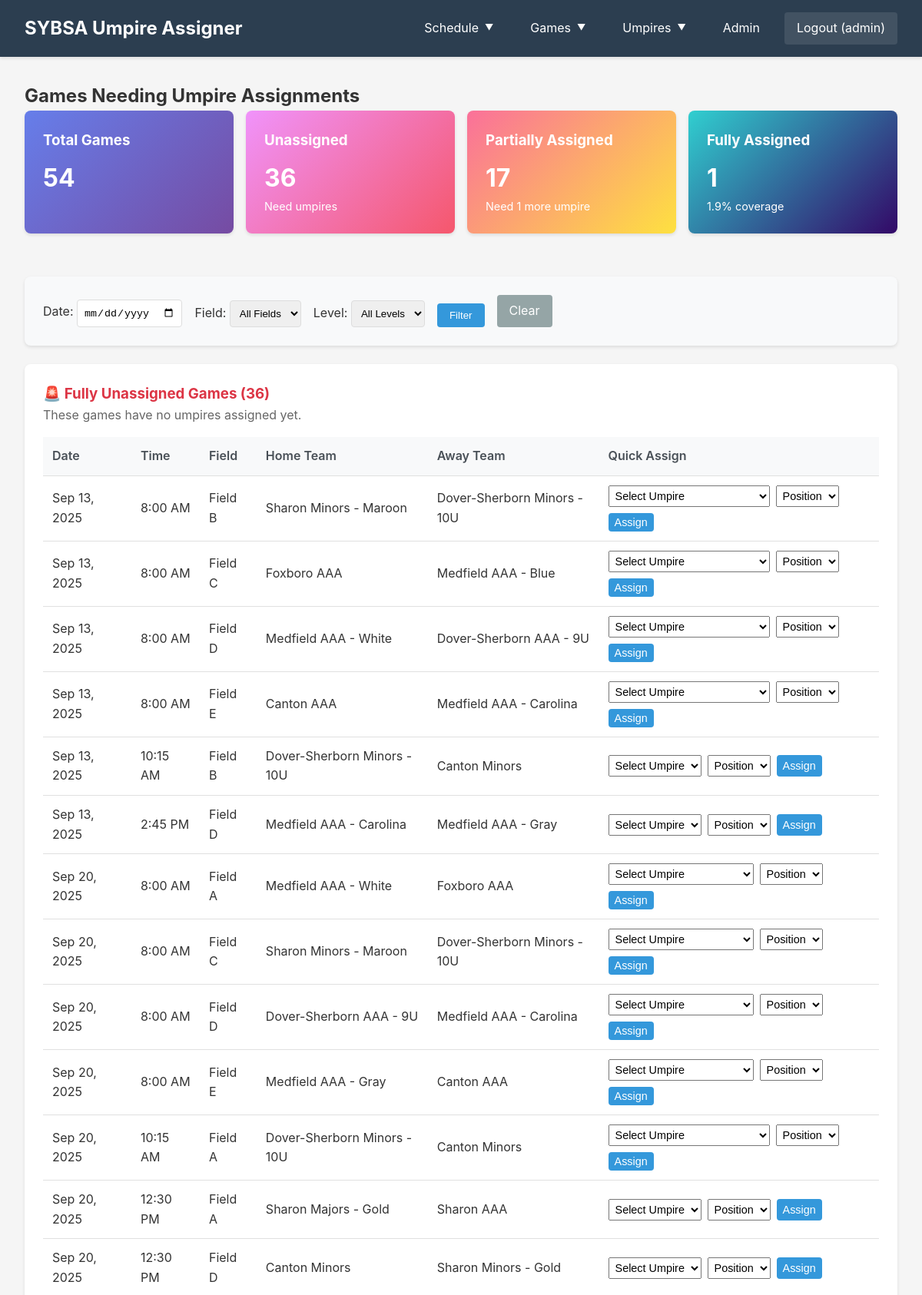
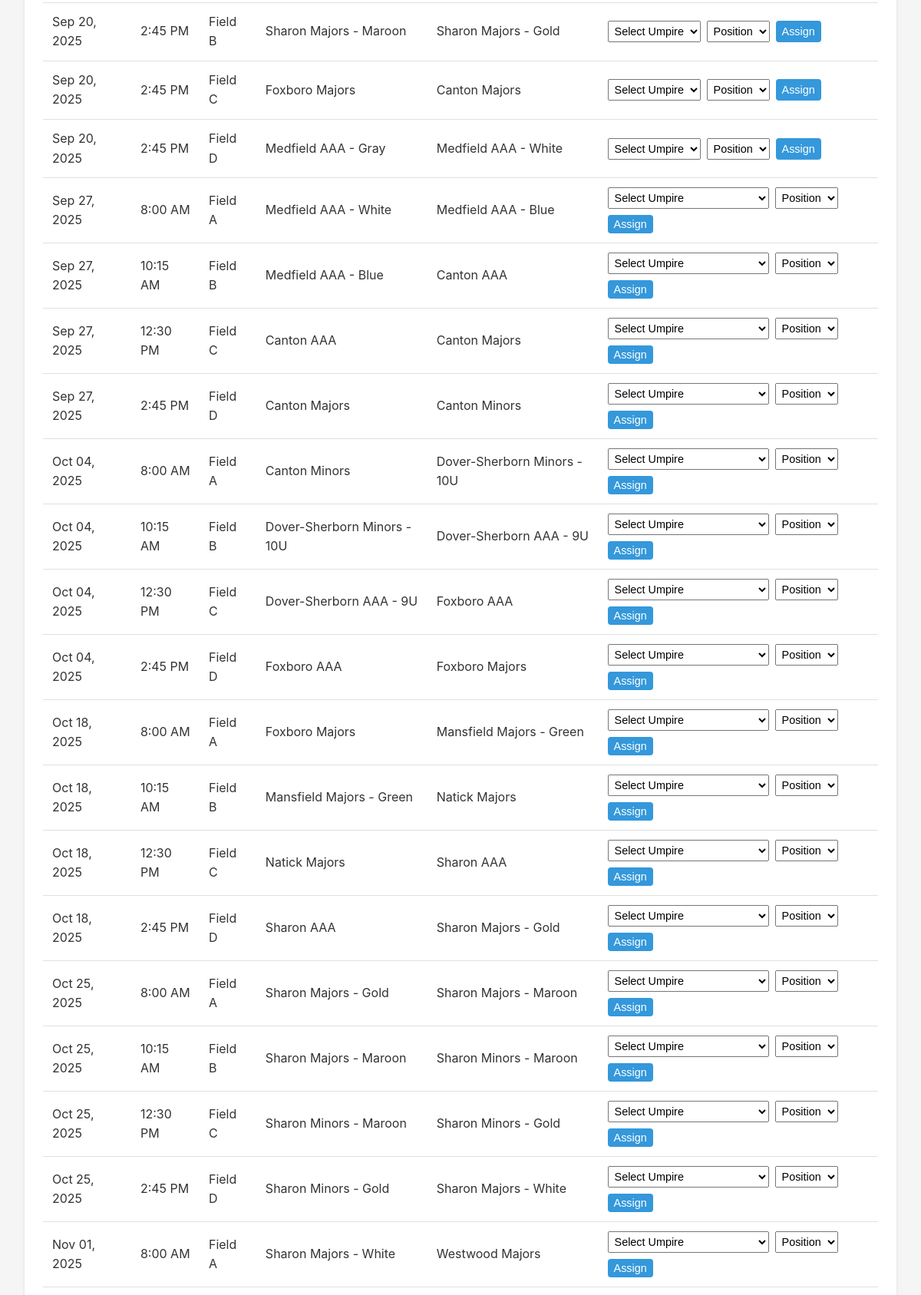
/unassigned/ (signed in, upper part), run on the app's committed database (2 pictures, top to bottom).
### assignments/models.py (models this page shows, shortened)
class Game(models.Model):
    TIME_CHOICES = [
        ('8:00', '8:00 AM'),
        ('10:15', '10:15 AM'),
        ('12:30', '12:30 PM'),
        ('2:45', '2:45 PM'),
        ('4:00', '4:00 PM'),
        ('5:30', '5:30 PM'),
        ('6:00', '6:00 PM'),
    ]
    FIELD_CHOICES = [
        ('A', 'Field A'),
        ('B', 'Field B'),
        ('C', 'Field C'),
        ('D', 'Field D'),
        ('E', 'Field E'),
        ('Ames', 'Ames St.'),
    ]
    STATUS_CHOICES = [
        ('scheduled', 'Scheduled'),
        ('completed', 'Completed'),
        ('postponed', 'Postponed'),
        ('cancelled', 'Cancelled'),
    ]
    home_team = models.ForeignKey(Team, on_delete=models.CASCADE, related_name='home_games')
    away_team = models.ForeignKey(Team, on_delete=models.CASCADE, related_name='away_games')
    date = models.DateField()
    time = models.CharField(max_length=10, choices=TIME_CHOICES)
    field = models.CharField(max_length=1, choices=FIELD_CHOICES)
    status = models.CharField(max_length=20, choices=STATUS_CHOICES, default='scheduled')
    archived = models.BooleanField(default=False)
    class Meta:
        verbose_name = "Game"
        verbose_name_plural = "Games"
        unique_together = ['date', 'time', 'field']
        ordering = ['date', 'time', 'field']

class Team(models.Model):
    LEVEL_CHOICES = [
        ('AAA', 'AAA'),
        ('Minors', 'Minors'),
        ('Majors', 'Majors'),
        ('Softball', 'Softball'),
    ]
    town = models.ForeignKey(Town, on_delete=models.CASCADE)
    level = models.CharField(max_length=10, choices=LEVEL_CHOICES)
    coach = models.ForeignKey(Coach, on_delete=models.SET_NULL, null=True, blank=True)
    name = models.CharField(max_length=100, blank=True)
    class Meta:
        verbose_name = "Team"
        verbose_name_plural = "Teams"
        unique_together = ['town', 'level', 'name']
    def __str__(self):
        if self.name:
            return f"{self.town} {self.level} - {self.name}"
        return f"{self.town} {self.level}"

class Town(models.Model):
    name = models.CharField(max_length=100, unique=True)
    league_admin = models.ForeignKey(LeagueAdmin, on_delete=models.SET_NULL, null=True, blank=True)
    class Meta:
        verbose_name = "Town"
        verbose_name_plural = "Towns"
    def __str__(self):
        return self.name

### assignments/views.py (the view)
# urls.py: path('unassigned/', views.unassigned_games, name='unassigned_games'),
@admin_required
def unassigned_games(request):
    filter_date = request.GET.get('date')
    filter_field = request.GET.get('field')
    filter_level = request.GET.get('level')
    sort_by = request.GET.get('sort', 'datetime')
    sort_order = request.GET.get('order', 'asc')
    games = Game.objects.filter(archived=False).annotate(
        umpire_count=Count('assignments'),
        time_order=Case(
            When(time='8:00', then=1),
            When(time='10:15', then=2),
            When(time='12:30', then=3),
            When(time='2:45', then=4),
            When(time='5:30', then=5),
            When(time='6:00', then=6),
            default=99,
            output_field=IntegerField()
        )
    ).filter(
        Q(umpire_count=0) | Q(umpire_count=1)
    ).select_related(
        'home_team', 'away_team', 'home_team__town', 'away_team__town',
        'home_team__coach', 'away_team__coach'
    ).prefetch_related(
        'assignments', 'assignments__umpire'
    )
    if filter_date:
        games = games.filter(date=filter_date)
    if filter_field:
        games = games.filter(field=filter_field)
    if filter_level:
        games = games.filter(
            Q(home_team__level=filter_level) | Q(away_team__level=filter_level)
        )
    if sort_by == 'time':
        order_field = 'time_order'  # Use chronological time ordering
    elif sort_by == 'field':
        order_field = 'field'
    elif sort_by == 'home':
        order_field = 'home_team__town__name'
    elif sort_by == 'away':
        order_field = 'away_team__town__name'
    elif sort_by == 'status':
        order_field = 'umpire_count'
    else:  # datetime (default) - chronological ordering
        order_field = None
        if sort_order == 'desc':
            games = games.order_by('-date', '-time_order', '-field')
        else:
            games = games.order_by('date', 'time_order', 'field')
    if order_field:
        if sort_order == 'desc':
            games = games.order_by(f'-{order_field}', 'date', 'time_order')
        else:
            games = games.order_by(order_field, 'date', 'time_order')
    fully_unassigned = []
    partially_assigned = []
    for game in games:
        assignment_count = game.assignments.count()
        all_umpires = Umpire.objects.all().order_by('last_name', 'first_name')
        available_umpires = []
        for umpire in all_umpires:
            availability = UmpireAvailability.objects.filter(
                umpire=umpire,
                date=game.date,
                time_slot__in=[game.time, 'all']
            ).first()
            if availability and availability.status in ['available', 'preferred']:
                if not umpire.is_assigner:
                    conflicting_assignment = UmpireAssignment.objects.filter(
                        umpire=umpire,
                        game__date=game.date,
                        game__time=game.time
                    ).exclude(game=game).exists()
                    if conflicting_assignment:
                        continue
                available_umpires.append(umpire)
        game_data = {
            'game': game,
            'assignments': game.assignments.all(),
            'needed': 2 - assignment_count,
            'assignment_count': assignment_count,
            'available_umpires': available_umpires  # Game-specific available umpires
        }
        if assignment_count == 0:
            fully_unassigned.append(game_data)
        else:
            partially_assigned.append(game_data)
    total_games = Game.objects.filter(archived=False).count()
    total_unassigned = len(fully_unassigned)
    total_partially = len(partially_assigned)
    total_fully_assigned = total_games - total_unassigned - total_partially
    context = {
        'fully_unassigned': fully_unassigned,
        'partially_assigned': partially_assigned,
        'filter_date': filter_date,
        'filter_field': filter_field,
        'filter_level': filter_level,
        'sort_by': sort_by,
        'sort_order': sort_order,
        'next_order': 'desc' if sort_order == 'asc' else 'asc',
        'stats': {
            'total_games': total_games,
            'fully_assigned': total_fully_assigned,
            'partially_assigned': total_partially,
            'unassigned': total_unassigned,
            'coverage_percent': round((total_fully_assigned / total_games * 100) if total_games > 0 else 0, 1)
        }
    }
    return render(request, 'assignments/unassigned_games.html', context)

### assignments/models.py (called while the page is built)
    def __str__(self):
        if self.is_assigner:
            return f"{self.first_name} {self.last_name} (Assigner)"
        return f"{self.first_name} {self.last_name}"

### assignments/views.py (called while the page is built)
def admin_required(view_func):
    @wraps(view_func)
    @login_required
    def wrapped_view(request, *args, **kwargs):
        if not request.user.is_staff:
            messages.error(request, 'You must be an administrator to access this page.')
            return redirect('weekly_schedule')
        return view_func(request, *args, **kwargs)
    return wrapped_view

### assignments/templates/assignments/unassigned_games.html (shortened to what this page needs)
{% extends 'assignments/base.html' %}
{% block content %}
<h2>Games Needing Umpire Assignments</h2>
<div style="display: grid; grid-template-columns: repeat(auto-fit, minmax(200px, 1fr)); gap: 1rem; margin-bottom: 2rem;">
    <div class="card" style="background: linear-gradient(135deg, #667eea 0%, #764ba2 100%); color: white;">
        <h3 style="margin-bottom: 0.5rem;">Total Games</h3>
        <p style="font-size: 2rem; font-weight: bold; margin: 0;">{{ stats.total_games }}</p>
    </div>
    <div class="card" style="background: linear-gradient(135deg, #f093fb 0%, #f5576c 100%); color: white;">
        <h3 style="margin-bottom: 0.5rem;">Unassigned</h3>
        <p style="font-size: 2rem; font-weight: bold; margin: 0;">{{ stats.unassigned }}</p>
        <p style="font-size: 0.9rem; margin: 0;">Need umpires</p>
    </div>
    <div class="card" style="background: linear-gradient(135deg, #fa709a 0%, #fee140 100%); color: white;">
        <h3 style="margin-bottom: 0.5rem;">Partially Assigned</h3>
        <p style="font-size: 2rem; font-weight: bold; margin: 0;">{{ stats.partially_assigned }}</p>
        <p style="font-size: 0.9rem; margin: 0;">Need 1 more umpire</p>
    </div>
    <div class="card" style="background: linear-gradient(135deg, #30cfd0 0%, #330867 100%); color: white;">
        <h3 style="margin-bottom: 0.5rem;">Fully Assigned</h3>
        <p style="font-size: 2rem; font-weight: bold; margin: 0;">{{ stats.fully_assigned }}</p>
        <p style="font-size: 0.9rem; margin: 0;">{{ stats.coverage_percent }}% coverage</p>
    </div>
</div>
<div class="card" style="background-color: #f8f9fa;">
    <form method="get" style="display: flex; gap: 1rem; flex-wrap: wrap; align-items: end;">
        <div>
            <label for="filter_date">Date:</label>
            <input type="date" name="date" id="filter_date" value="{{ filter_date }}"
                   style="padding: 0.5rem; border: 1px solid #ddd; border-radius: 4px;">
        </div>
        <div>
            <label for="filter_field">Field:</label>
            <select name="field" id="filter_field" style="padding: 0.5rem; border: 1px solid #ddd; border-radius: 4px;">
                <option value="">All Fields</option>
            </select>
        </div>
        <div>
            <label for="filter_level">Level:</label>
            <select name="level" id="filter_level" style="padding: 0.5rem; border: 1px solid #ddd; border-radius: 4px;">
                <option value="">All Levels</option>
            </select>
        </div>
        <button type="submit" class="btn">Filter</button>
        <a href="{% url 'unassigned_games' %}" class="btn btn-secondary">Clear</a>
    </form>
</div>
{% if fully_unassigned %}
<div class="card">
    <h3 style="color: #dc3545;">🚨 Fully Unassigned Games ({{ fully_unassigned|length }})</h3>
    <p style="color: #666;">These games have no umpires assigned yet.</p>
    <table class="table">
        <thead>
            <tr>
                <th>Date</th>
                <th>Time</th>
                <th>Field</th>
                <th>Home Team</th>
                <th>Away Team</th>
                <th>Quick Assign</th>
            </tr>
        </thead>
        <tbody>
            {% for item in fully_unassigned %}
            <tr {% if user.is_staff %}style="cursor: pointer;" onclick="if(!event.target.closest('form,select,button')) window.location.href='{% url 'edit_game' item.game.id %}'"{% endif %}>
                <td>{{ item.game.date|date:"M d, Y" }}</td>
                <td>{{ item.game.get_time_display }}</td>
                <td>{{ item.game.get_field_display }}</td>
                <td>{{ item.game.home_team }}</td>
                <td>{{ item.game.away_team }}</td>
                <td>
                    <form method="post" action="{% url 'quick_assign_umpire' item.game.id %}" style="display: flex; gap: 0.5rem; flex-wrap: wrap;">
                        <select name="umpire_id" required style="padding: 0.25rem; font-size: 0.9rem;">
                            <option value="">Select Umpire</option>
                        </select>
                        <select name="position" required style="padding: 0.25rem; font-size: 0.9rem;">
                            <option value="">Position</option>
                        </select>
                        <button type="submit" class="btn" style="padding: 0.25rem 0.5rem; font-size: 0.9rem;">Assign</button>
                    </form>
                </td>
            </tr>
            {% endfor %}
        </tbody>
    </table>
</div>
{% endif %}
{% endblock %}

### assignments/templates/assignments/base.html (shortened to what this page needs)
<!DOCTYPE html>
<html lang="en">
<head>
</head>
<body>
    <header class="header">
        <div class="header-content">
            <h1>SYBSA Umpire Assigner</h1>
            <nav class="nav" id="mobile-nav">
                {% if user.is_authenticated %}
                    {% if user.umpire_profile %}
                        <a href="{% url 'umpire_dashboard' %}">Dashboard</a>
                        <a href="{% url 'manage_availability' %}">Availability</a>
                        <a href="{% url 'weekly_schedule' %}">Schedule</a>
                    {% else %}
                        <div class="nav-dropdown">
                            <span class="nav-dropdown-toggle">Schedule</span>
                        </div>
                        <div class="nav-dropdown">
                            <span class="nav-dropdown-toggle">Games</span>
                        </div>
                        <div class="nav-dropdown">
                            <span class="nav-dropdown-toggle">Umpires</span>
                        </div>
                        {% if user.is_staff %}
                            <a href="/admin/">Admin</a>
                        {% endif %}
                    {% endif %}
                    <a href="{% url 'logout' %}" style="background-color: rgba(255, 255, 255, 0.1);">
                        Logout ({{ user.username }})
                    </a>
                {% else %}
                    <a href="{% url 'weekly_schedule' %}">Schedule</a>
                    <a href="{% url 'login' %}">Login</a>
                {% endif %}
            </nav>
        </div>
    </header>
    <main class="container">
        {% block content %}
        {% endblock %}
    </main>
</body>
</html>

### assignments/templates/assignments/base.html (style rules this page uses)
* { margin: 0; padding: 0; box-sizing: border-box; }
body { font-family: -apple-system, BlinkMacSystemFont, "Segoe UI", Roboto, "Helvetica Neue", Arial, sans-serif; line-height: 1.6; color: #333; background-color: #f5f5f5; }
.header { background-color: #2c3e50; color: white; padding: 1rem 0; box-shadow: 0 2px 4px rgba(0,0,0,0.1); }
.header-content { max-width: 1200px; margin: 0 auto; padding: 0 2rem; display: flex; justify-content: space-between; align-items: center; }
.header h1 { font-size: 1.5rem; }
.nav { display: flex; gap: 1rem; align-items: center; }
.nav a { color: white; text-decoration: none; padding: 0.5rem 1rem; border-radius: 4px; transition: background-color 0.3s; }
.nav-dropdown { position: relative; display: inline-block; }
.nav-dropdown-toggle { color: white; text-decoration: none; padding: 0.5rem 1rem; border-radius: 4px; transition: background-color 0.3s; cursor: pointer; display: inline-flex; align-items: center; gap: 0.5rem; }
.nav-dropdown-toggle::after { content: "▼"; font-size: 0.7em; transition: transform 0.3s; }
.container { max-width: 1200px; margin: 2rem auto; padding: 0 2rem; }
.card { background: white; border-radius: 8px; box-shadow: 0 2px 4px rgba(0,0,0,0.1); padding: 1.5rem; margin-bottom: 1.5rem; }
.table { width: 100%; border-collapse: collapse; margin-top: 1rem; }
.table th, .table td { padding: 0.75rem; text-align: left; border-bottom: 1px solid #e0e0e0; }
.table th { background-color: #f8f9fa; font-weight: 600; color: #495057; }
.btn { display: inline-block; padding: 0.5rem 1rem; background-color: #3498db; color: white; text-decoration: none; border-radius: 4px; border: none; cursor: pointer; transition: background-color 0.3s; }
.btn-secondary { background-color: #95a5a6; }

### data on the page
Game: game "Sep 13, 2025", game.time "8:00 AM", game.field "Field B", game.home_team "Sharon Minors - Maroon", game.away_team "Dover-Sherborn Minors - 10U"
Game: game "Sep 13, 2025", game.time "8:00 AM", game.field "Field C", game.home_team "Foxboro AAA", game.away_team "Medfield AAA - Blue"
Game: game "Sep 13, 2025", game.time "8:00 AM", game.field "Field D", game.home_team "Medfield AAA - White", game.away_team "Dover-Sherborn AAA - 9U"
Game: game "Sep 13, 2025", game.time "8:00 AM", game.field "Field E", game.home_team "Canton AAA", game.away_team "Medfield AAA - Carolina"
Game: game "Sep 13, 2025", game.time "10:15 AM", game.field "Field B", game.home_team "Dover-Sherborn Minors - 10U", game.away_team "Canton Minors"
Game: game "Sep 13, 2025", game.time "2:45 PM", game.field "Field D", game.home_team "Medfield AAA - Carolina", game.away_team "Medfield AAA - Gray"
Game: game "Sep 20, 2025", game.time "8:00 AM", game.field "Field A", game.home_team "Medfield AAA - White", game.away_team "Foxboro AAA"
Game: game "Sep 20, 2025", game.time "8:00 AM", game.field "Field C", game.home_team "Sharon Minors - Maroon", game.away_team "Dover-Sherborn Minors - 10U"
Game: game "Sep 20, 2025", game.time "8:00 AM", game.field "Field D", game.home_team "Dover-Sherborn AAA - 9U", game.away_team "Medfield AAA - Carolina"
Game: game "Sep 20, 2025", game.time "8:00 AM", game.field "Field E", game.home_team "Medfield AAA - Gray", game.away_team "Canton AAA"
Game: game "Sep 20, 2025", game.time "10:15 AM", game.field "Field A", game.home_team "Dover-Sherborn Minors - 10U", game.away_team "Canton Minors"
Game: game "Sep 20, 2025", game.time "12:30 PM", game.field "Field A", game.home_team "Sharon Majors - Gold", game.away_team "Sharon AAA"
Game: game "Sep 20, 2025", game.time "12:30 PM", game.field "Field D", game.home_team "Canton Minors", game.away_team "Sharon Minors - Gold"
Game: game "Sep 20, 2025", game.time "2:45 PM", game.field "Field B", game.home_team "Sharon Majors - Maroon", game.away_team "Sharon Majors - Gold"
Game: game "Sep 20, 2025", game.time "2:45 PM", game.field "Field C", game.home_team "Foxboro Majors", game.away_team "Canton Majors"
Game: game "Sep 20, 2025", game.time "2:45 PM", game.field "Field D", game.home_team "Medfield AAA - Gray", game.away_team "Medfield AAA - White"
Game: game "Sep 27, 2025", game.time "8:00 AM", game.field "Field A", game.home_team "Medfield AAA - White", game.away_team "Medfield AAA - Blue"
Game: game "Sep 27, 2025", game.time "10:15 AM", game.field "Field B", game.home_team "Medfield AAA - Blue", game.away_team "Canton AAA"
Game: game "Sep 27, 2025", game.time "12:30 PM", game.field "Field C", game.home_team "Canton AAA", game.away_team "Canton Majors"
Game: game "Sep 27, 2025", game.time "2:45 PM", game.field "Field D", game.home_team "Canton Majors", game.away_team "Canton Minors"
Game: game "Oct 04, 2025", game.time "8:00 AM", game.field "Field A", game.home_team "Canton Minors", game.away_team "Dover-Sherborn Minors - 10U"
Game: game "Oct 04, 2025", game.time "10:15 AM", game.field "Field B", game.home_team "Dover-Sherborn Minors - 10U", game.away_team "Dover-Sherborn AAA - 9U"
Game: game "Oct 04, 2025", game.time "12:30 PM", game.field "Field C", game.home_team "Dover-Sherborn AAA - 9U", game.away_team "Foxboro AAA"
Game: game "Oct 04, 2025", game.time "2:45 PM", game.field "Field D", game.home_team "Foxboro AAA", game.away_team "Foxboro Majors"
Game: game "Oct 18, 2025", game.time "8:00 AM", game.field "Field A", game.home_team "Foxboro Majors", game.away_team "Mansfield Majors - Green"
Game: game "Oct 18, 2025", game.time "10:15 AM", game.field "Field B", game.home_team "Mansfield Majors - Green", game.away_team "Natick Majors"
Game: game "Oct 18, 2025", game.time "12:30 PM", game.field "Field C", game.home_team "Natick Majors", game.away_team "Sharon AAA"
Game: game "Oct 18, 2025", game.time "2:45 PM", game.field "Field D", game.home_team "Sharon AAA", game.away_team "Sharon Majors - Gold"
Game: game "Oct 25, 2025", game.time "8:00 AM", game.field "Field A", game.home_team "Sharon Majors - Gold", game.away_team "Sharon Majors - Maroon"
Game: game "Oct 25, 2025", game.time "10:15 AM", game.field "Field B", game.home_team "Sharon Majors - Maroon", game.away_team "Sharon Minors - Maroon"
Game: game "Oct 25, 2025", game.time "12:30 PM", game.field "Field C", game.home_team "Sharon Minors - Maroon", game.away_team "Sharon Minors - Gold"
Game: game "Oct 25, 2025", game.time "2:45 PM", game.field "Field D", game.home_team "Sharon Minors - Gold", game.away_team "Sharon Majors - White"
Game: game "Nov 01, 2025", game.time "8:00 AM", game.field "Field A", game.home_team "Sharon Majors - White", game.away_team "Westwood Majors"

### other printed values
{{ user.username }} "admin"
{{ stats.total_games }} "54"
{{ stats.unassigned }} "36"
{{ stats.partially_assigned }} "17"
{{ stats.fully_assigned }} "1"
{{ stats.coverage_percent }} "1.9"
{{ fully_unassigned|length }} "36"
